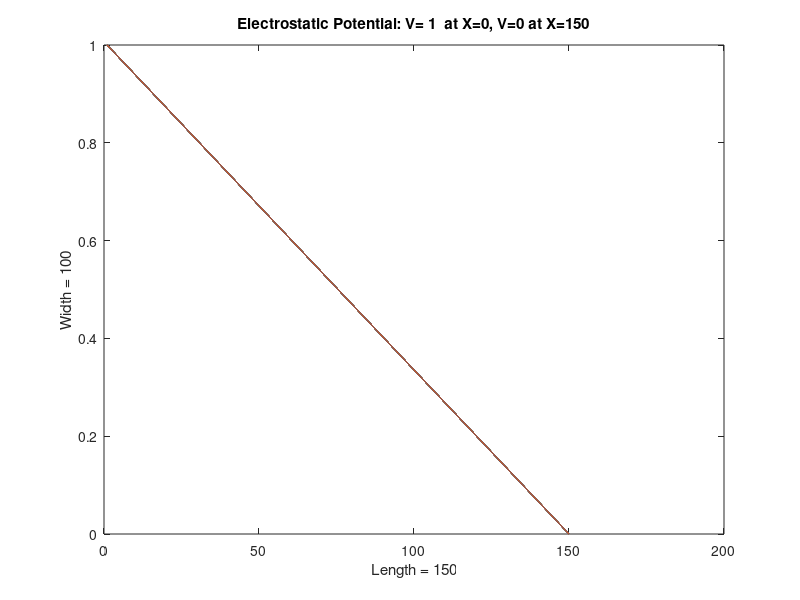
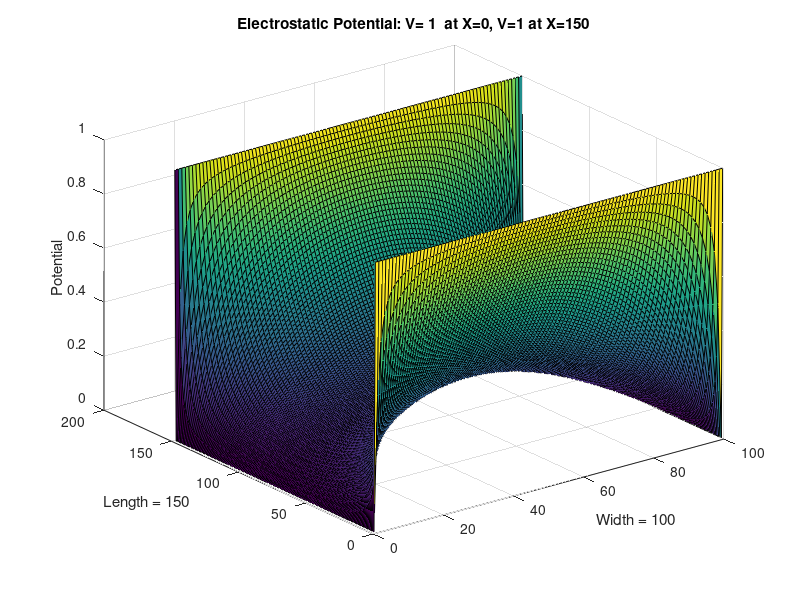

MATLAB code for these plots, in order:
%% Assignment 2
% Question 1(a)
% The Finite Difference Method is used to solve for electrostatic potential
% of a region, with $V=V_0$ on the left side and $V=0$ on the right side of
% the region. The top and bottom of the region are not fixed, so the
% problem is essential in one dimension.

close all
clear all

nx=150; %L
ny=100; %W
BC_left=1;
BC_right=0;
BC_top=0;
BC_bottom=0;

G=sparse(nx*ny);
B=zeros(1,nx*ny);

for a=1:nx
    for b=1:ny
        n=a+(b-1)*nx;
        
        if a==1 
            %Left Side
            G(n,:) = 0; 
            G(n,n) = 1;
            B(n)=BC_left;
        elseif a==nx
            %Right Side
            G(n,:) = 0; 
            G(n,n) = 1;
            B(n)=BC_right;
        elseif b==1   
            % Top
            nxm= a-1 +(b-1)*nx;
            nxp= a+1 +(b-1)*nx;
            nym= a +(b)*nx;
            
            G(n,n) = -3;
            G(n,nxm) = 1;
            G(n,nxp) = 1;
            G(n,nym) = 1;
            B(n)=BC_top;
        elseif b==ny
            %Bottom
            nxm= a-1 +(b-1)*nx;
            nxp= a+1 +(b-1)*nx;
            nyp= a +(b-2)*nx;
                      
            G(n,n) = -3;
            G(n,nxm) = 1;
            G(n,nxp) = 1;
            G(n,nyp) = 1;
            B(n)=BC_bottom;
        else
            %All Central Nodes
            nxm= a-1 +(b-1)*nx;
            nxp= a+1 +(b-1)*nx;
            nyp= a +(b-2)*nx;
            nym= a +(b)*nx;
            
            G(n,n) = -4;
            G(n,nxm) = 1;
            G(n,nxp) = 1;
            G(n,nym) = 1;
            G(n,nyp) = 1;
        end
    end
end

% figure(1)
% grid on
% spy(G)
% title("G-matrix composition")

V=G\B';

Vmap = zeros(nx,ny);
for a=1:nx
    for b = 1:ny
      n=a+(b-1)*nx;
      Vmap(a,b) = V(n);
    end
end

figure(2)
plot(Vmap)
xlabel(sprintf('Length = %d', nx))
ylabel(sprintf('Width = %d', ny)) 
title(sprintf('Electrostatic Potential: V= %d  at X=0, V=%d at X=%d',BC_left, BC_right,nx))

 
 
%% Question 1(b)
% The Finite Difference Method is used to solve for electrostatic potential
% of a region, with $V=V_0$ on the left side and $V=0$ on the right side of
% the region. The top and bottom of the region are not fixed, so the
% problem is essential in one dimension.

BC_left=1;
BC_right=1;
BC_top=0;
BC_bottom=0;

G=sparse(nx*ny);
B=zeros(1,nx*ny);

for a=1:nx
    for b=1:ny
        n=a+(b-1)*nx;
        
        if a==1 
            %Left Side
            G(n,:) = 0; 
            G(n,n) = 1;
            B(n)=BC_left;
        elseif a==nx
            %Right Side
            G(n,:) = 0; 
            G(n,n) = 1;
            B(n)=BC_right;
        elseif b==1   
            % Top
            G(:,n) = 0; 
            G(n,n) = 1;
            B(n)=BC_top;
        elseif b==ny
            %Bottom
            G(:,n) = 0; 
            G(n,n) = 1;
            B(n)=BC_bottom;
        else
            %All Central Nodes
            nxm= a-1 +(b-1)*nx;
            nxp= a+1 +(b-1)*nx;
            nyp= a +(b-2)*nx;
            nym= a +(b)*nx;
            
            G(n,n) = -4;
            G(n,nxm) = 1;
            G(n,nxp) = 1;
            G(n,nym) = 1;
            G(n,nyp) = 1;
        end
    end
end

V=G\B';

Vmap = zeros(nx,ny);
for a=1:nx
    for b = 1:ny
      n=a+(b-1)*nx;
      Vmap(a,b) = V(n);
    end
end

figure(3)
surf(Vmap)
ylabel(sprintf('Length = %d', nx))
xlabel(sprintf('Width = %d', ny)) 
zlabel('Potential')
title(sprintf('Electrostatic Potential: V= %d  at X=0, V=%d at X=%d',BC_left, BC_right,nx))

 
